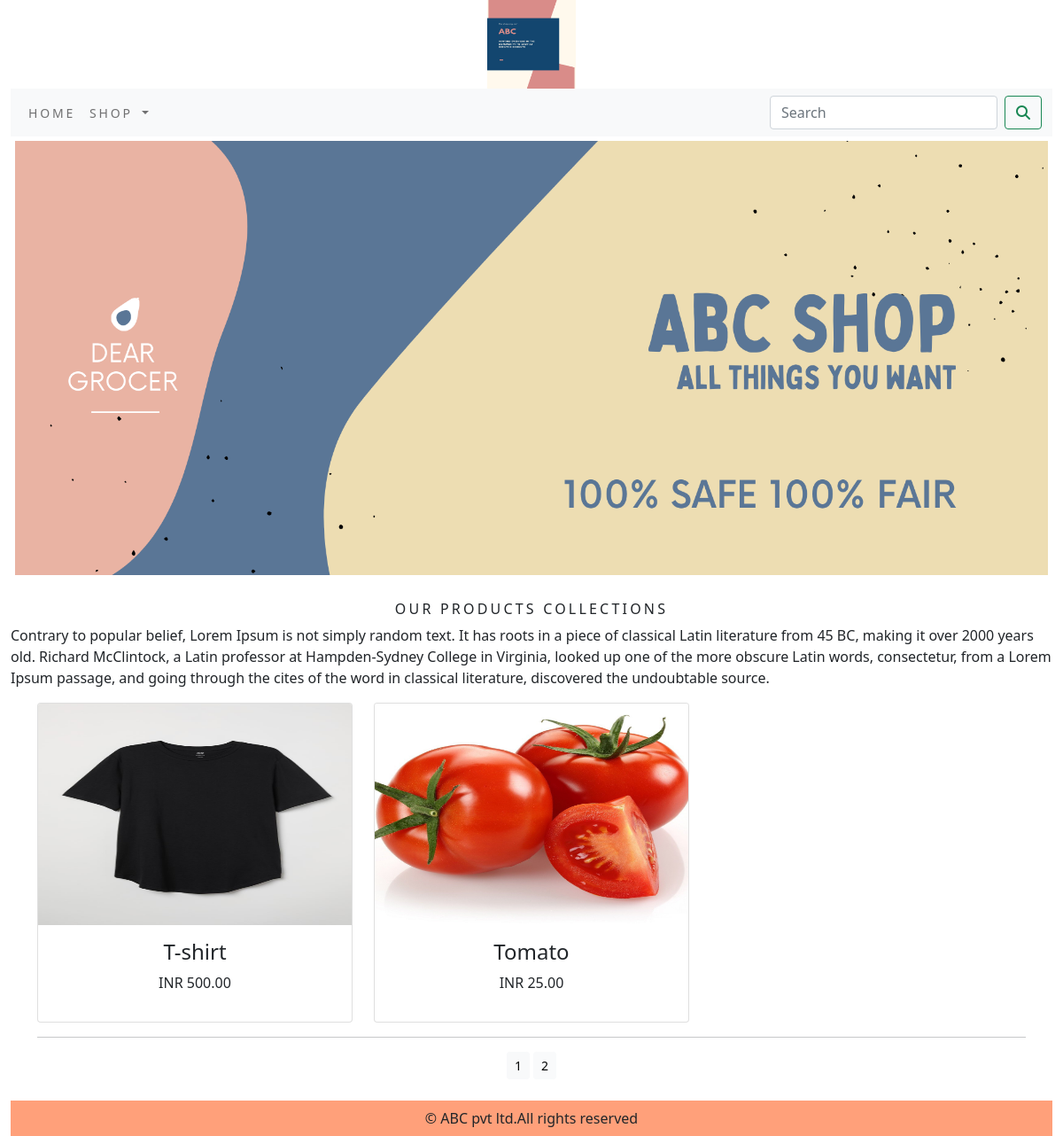
Screenshot of /shop/?page=2 with the database file from the repository.
### shop/models.py (models this page shows, shortened)
class Product(models.Model):
    name = models.CharField(max_length=250, unique=True)
    slug = models.SlugField(max_length=250, unique=True)
    description = models.TextField(blank=True)
    price=models.DecimalField(max_digits=10,decimal_places=2)
    category=models.ForeignKey(Category,on_delete=models.CASCADE)
    image = models.ImageField(upload_to='product', blank=True)
    stock=models.IntegerField()
    available=models.BooleanField(default=True)
    created=models.DateTimeField(auto_now_add=True)
    updated=models.DateTimeField(auto_now=True)
    def get_url(self):
        return reverse('shop:prodCatdetail',args=[self.category.slug,self.slug])
    class Meta:
        ordering=('name',)
        verbose_name='product'
        verbose_name_plural='products'

### shop/views.py (the view)
# urls.py: path('',views.allProdCat,name='allProdCat'),
def allProdCat(request, c_slug=None):
    c_page = None
    products_list = None
    if c_slug != None:
        c_page = get_object_or_404(Category, slug=c_slug)
        products_list = Product.objects.all().filter(category=c_page, available=True)
    else:
        products_list = Product.objects.all().filter(available=True)
    paginator = Paginator(products_list,6)
    try:
        page=int(request.GET.get('page','1'))
    except:
        page=1
    try:
        products=paginator.page(page)
    except(EmptyPage,InvalidPage):
        products=paginator.page(paginator.num_pages)
    return render(request, "category.html", {'category':c_page,'products':products})

### cart/context_processors.py (called while the page is built)
def counter(request):
    item_count=0
    if 'admin' in request.path:
        return {}
    else:
        try:
            cart=Cart.objects.filter(cart_id=_cart_id(request))
            cart_items=CartItem.objects.all().filter(cart=cart[:1])
            for cart_item in cart_items:
                item_count += cart_item.quantity
        except Cart.DoesNotExist:
            item_count = 0
    return dict(item_count=item_count)

### cart/views.py (called while the page is built)
def _cart_id(request):
    cart=request.session.session_key
    if not cart:
        cart=request.session.create()
    return cart

### shop/context_processors.py (called while the page is built)
def menu_links(request):
    links=Category.objects.all()
    return dict(links=links)

### shop/models.py (called while the page is built)
    def get_url(self):
        return reverse('shop:products_by_category',args=[self.slug])

### templates/category.html (shortened to what this page needs)
{% extends 'base.html' %}
{% load static %}
{% block content %}
<div class="mx_auto">
    {% if category %}
        <img class="my_image" src ="{{ category.image.url }}" alt="{{ category.name }}" width="1810px" height="500px">
</div>
    <br>
<div>
    <h1 class="text-center my_title">{{ category.name }}</h1>
    <p class="text-justify">{{ category.description }}</p>
</div>
    {% else %}
        <div>
            <img class="my_image my_image_padding" src="{% static 'img/banner.png' %}" alt="Our Products" width="100%" height="500px">
        </div>
    <br>
        <div>
            <h1 class="text-center my_title"> Our Products Collections </h1>
            <p class="text-justify"> Contrary to popular belief, Lorem Ipsum is not simply random text. It has roots in a piece of classical Latin literature from 45 BC, making it over 2000 years old. Richard McClintock, a Latin professor at Hampden-Sydney College in Virginia, looked up one of the more obscure Latin words, consectetur, from a Lorem Ipsum passage, and going through the cites of the word in classical literature, discovered the undoubtable source. </p>
        </div>
    {% endif %}
<div class="container">
    <div class="row mx_auto">
        {% for product in products.object_list %}
        <div class="my_bottom margin col-9 col-sm-12 col-md-4 col-lg-4">
            <div class="card text-center" style="min-width:18rem;">
                <a href="{{product.get_url}}"><img class="card-img-top my_image" src="{{product.image.url}}" alt="{{product.name}}" width="250px" height="250px"></a>
            <div class="card-body">
                <h4>{{product.name}}</h4>
                <p>INR {{product.price}}</p>
            </div>
            </div>
        </div>
        {% endfor %}
    </div>
    <div class="mx_auto">
        {% if products.paginator.num_pages > 1 %}
        <hr>
        <div class="text-center">
            {% for pg in products.paginator.page_range %}
                <a href="?page={{pg}}" class="btn btn-light btn-sm {% if products.number == pg %} active {% endif %}"}>{{pg}}</a>
            {% endfor %}
        </div>
        {% endif %}
    </div>
    <br>
</div>
{% endblock %}

### static/css/custom.css (style rules this page uses)
body { font-family: 'Roboto', sans-serif; }
.my_image { width : 50% height : auto; }
.my_title { font-size : 16px; text-transform : uppercase; letter-spacing : .2em; }
.my_image_padding { padding : 5px; }

### rows the page displays
Product: image (picture), name "T-shirt", price "500.00"
Product: image (picture), name "Tomato", price "25.00"

### other values shown
{{ pg }} "1" "2"
